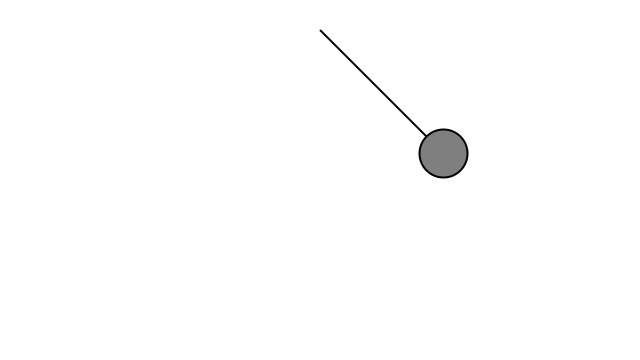
Frame 1 (no input)
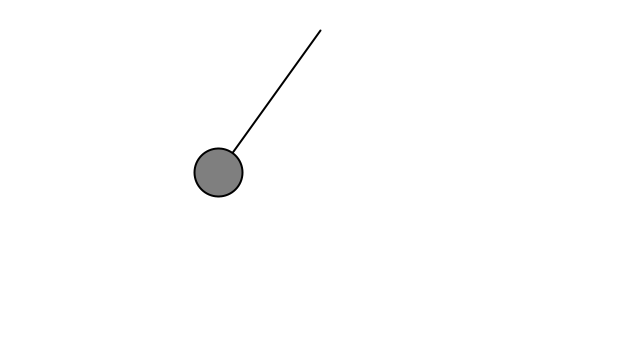
Frame 60 (the mouse pressed at the canvas centre just before this capture)
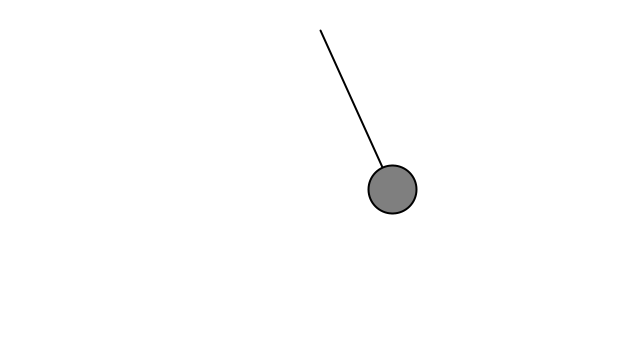
Frame 120 (the mouse held since frame 60 and released just before this capture)

The Processing sketch that drew these frames (run headless with seeded random() and noise(); from frame 60 on, the mouse is pressed at the canvas centre):

// Processing sketch: Example_3_11_Swinging_Pendulum
// ── Example_3_11_Swinging_Pendulum.pde
// The Nature of Code
// Daniel Shiffman
// http://natureofcode.com

// Pendulum

// A simple pendulum simulation
// Given a pendulum with an angle theta (0 being the pendulum at rest) and a radius r
// we can use sine to calculate the angular component of the gravitational force.

// Gravity Force = Mass * Gravitational Constant;
// Pendulum Force = Gravity Force * sine(theta)
// Angular Acceleration = Pendulum Force / Mass = gravitational acceleration * sine(theta);

// Note this is an ideal world scenario with no tension in the
// pendulum arm, a more realistic formula might be:
// Angular Acceleration = (g / R) * sine(theta)

// For a more substantial explanation, visit:
// http://www.myphysicslab.com/pendulum1.html
Pendulum pendulum;

void setup() {
  size(640, 360);
  // Make a new Pendulum with an origin position and armlength
  pendulum = new Pendulum(width / 2, 30, 175);
}

void draw() {
  background(255);
  pendulum.update();
  pendulum.show();

  pendulum.drag(); // for user interaction
}

void mousePressed() {
  pendulum.clicked(mouseX, mouseY);
}

void mouseReleased() {
  pendulum.stopDragging();
}

// ── Pendulum.pde
// The Nature of Code
// Daniel Shiffman
// http://natureofcode.com

// Pendulum

// A Simple Pendulum Class

// This constructor could be improved to allow a greater variety of pendulums
class Pendulum {
  PVector pivot, bob;
  float r;
  float angle, angleVelocity, angleAcceleration;
  float damping;
  float ballr;
  boolean dragging;
  
  Pendulum(float x, float y, float r) {
    // Fill all variables
    this.pivot = new PVector(x, y);
    this.bob = new PVector();
    this.r = r;
    this.angle = PI / 4;
    this.angleVelocity = 0.0;
    this.angleAcceleration = 0.0;
    this.damping = 0.995; // Arbitrary damping
    this.ballr = 24.0; // Arbitrary ball radius
    this.dragging = false;
  }

  // Function to update position
  void update() {
    // As long as we aren't dragging the pendulum, let it swing!
    if (!this.dragging) {
      float gravity = 0.4; // Arbitrary constant
      this.angleAcceleration = ((-1 * gravity) / this.r) * sin(this.angle); // Calculate acceleration (see: http://www.myphysicslab.com/pendulum1.html)

      this.angleVelocity += this.angleAcceleration; // Increment velocity
      this.angle += this.angleVelocity; // Increment angle

      this.angleVelocity *= this.damping; // Apply some damping
    }
  }

  void show() {
    this.bob.set(this.r * sin(this.angle), this.r * cos(this.angle), 0); // Polar to cartesian conversion
    this.bob.add(this.pivot); // Make sure the position is relative to the pendulum's origin

    stroke(0);
    strokeWeight(2);
    // Draw the arm
    line(this.pivot.x, this.pivot.y, this.bob.x, this.bob.y);
    fill(127);
    // Draw the ball
    circle(this.bob.x, this.bob.y, this.ballr * 2);
  }

  // The methods below are for mouse interaction

  // This checks to see if we clicked on the pendulum ball
  void clicked(float mx, float my) {
    float d = dist(mx, my, this.bob.x, this.bob.y);
    if (d < this.ballr) {
      this.dragging = true;
    }
  }

  // This tells us we are not longer clicking on the ball
  void stopDragging() {
    this.angleVelocity = 0; // No velocity once you let go
    this.dragging = false;
  }

  void drag() {
    // If we are draging the ball, we calculate the angle between the
    // pendulum origin and mouse position
    // we assign that angle to the pendulum
    if (this.dragging) {
      PVector diff = PVector.sub(this.pivot, new PVector(mouseX, mouseY)); // Difference between 2 points
      this.angle = atan2(-1 * diff.y, diff.x) - radians(90); // Angle relative to vertical axis
    }
  }
}
